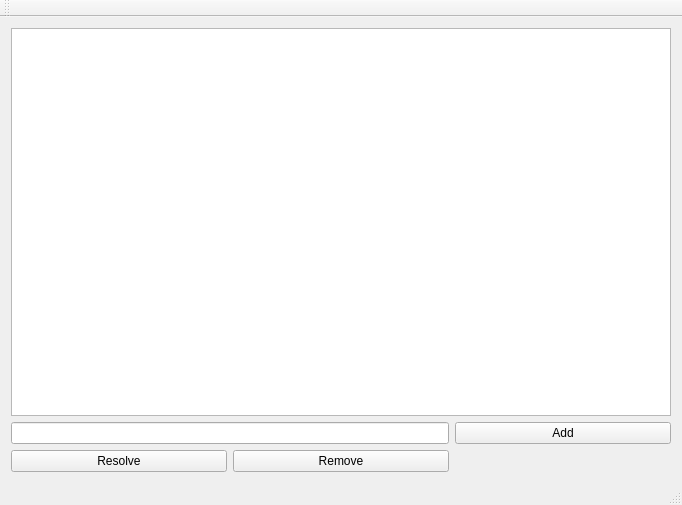
<?xml version="1.0" encoding="UTF-8"?>
<ui version="4.0">
 <class>IssueTrackerClass</class>
 <widget class="QMainWindow" name="IssueTrackerClass">
  <property name="geometry">
   <rect>
    <x>0</x>
    <y>0</y>
    <width>682</width>
    <height>505</height>
   </rect>
  </property>
  <property name="windowTitle">
   <string>IssueTracker</string>
  </property>
  <widget class="QWidget" name="centralWidget">
   <layout class="QGridLayout" name="gridLayout">
    <item row="0" column="0" colspan="3">
     <widget class="QListWidget" name="issuesListWidget"/>
    </item>
    <item row="1" column="0" colspan="2">
     <widget class="QLineEdit" name="issueDescriptionLineEdit"/>
    </item>
    <item row="1" column="2">
     <widget class="QPushButton" name="addIssuePushButton">
      <property name="text">
       <string>Add</string>
      </property>
     </widget>
    </item>
    <item row="2" column="0">
     <widget class="QPushButton" name="resolveIssuePushButton">
      <property name="text">
       <string>Resolve</string>
      </property>
     </widget>
    </item>
    <item row="2" column="1">
     <widget class="QPushButton" name="removeIssuePushButton">
      <property name="text">
       <string>Remove</string>
      </property>
     </widget>
    </item>
   </layout>
  </widget>
  <widget class="QMenuBar" name="menuBar">
   <property name="geometry">
    <rect>
     <x>0</x>
     <y>0</y>
     <width>682</width>
     <height>26</height>
    </rect>
   </property>
  </widget>
  <widget class="QToolBar" name="mainToolBar">
   <attribute name="toolBarArea">
    <enum>TopToolBarArea</enum>
   </attribute>
   <attribute name="toolBarBreak">
    <bool>false</bool>
   </attribute>
  </widget>
  <widget class="QStatusBar" name="statusBar"/>
 </widget>
 <layoutdefault spacing="6" margin="11"/>
 <resources>
  <include location="IssueTracker.qrc"/>
 </resources>
 <connections/>
</ui>
